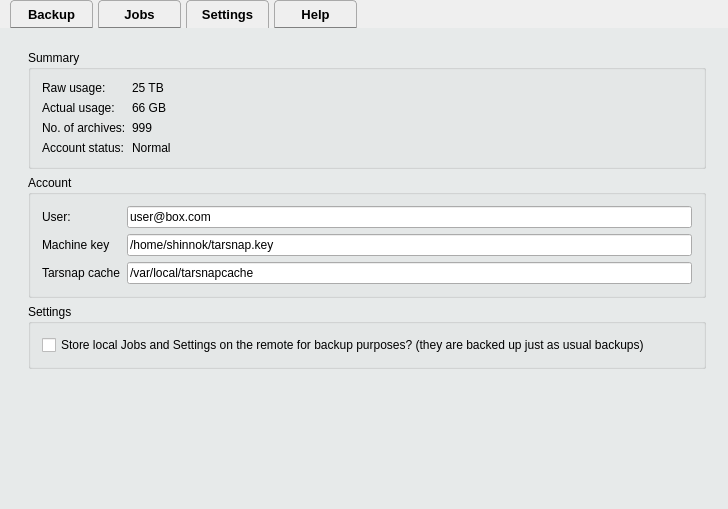
<?xml version="1.0" encoding="UTF-8"?>
<ui version="4.0">
 <class>MainWidget</class>
 <widget class="QWidget" name="MainWidget">
  <property name="geometry">
   <rect>
    <x>0</x>
    <y>0</y>
    <width>728</width>
    <height>509</height>
   </rect>
  </property>
  <property name="windowTitle">
   <string>MainWidget</string>
  </property>
  <property name="styleSheet">
   <string notr="true">#MainWidget {
	background-image: url(&quot;:/resources/light_toast.png&quot;);
}</string>
  </property>
  <layout class="QVBoxLayout" name="verticalLayout">
   <property name="spacing">
    <number>0</number>
   </property>
   <property name="leftMargin">
    <number>0</number>
   </property>
   <property name="topMargin">
    <number>0</number>
   </property>
   <property name="rightMargin">
    <number>0</number>
   </property>
   <property name="bottomMargin">
    <number>0</number>
   </property>
   <item>
    <widget class="QTabWidget" name="tabWidget">
     <property name="styleSheet">
      <string notr="true">QTabBar::tab {
    background: qlineargradient(x1: 0, y1: 0, x2: 0, y2: 1,
                                stop: 0 #E9F1F1, stop: 1.0 #B7CBCD);
    border: 1px solid darkgrey;
    border-bottom-color: grey;
    border-top-left-radius: 4px;
    border-top-right-radius: 4px;
    padding: 3px;
    min-width: 75px;
    min-height: 20px;
    font-size: 10pt;
    font-weight: bold;
    margin-left: 5px;
}

QTabBar::tab:selected {
  border-bottom: none;
}

QTabWidget::pane { /* The tab widget frame */
    border-top: none;
}

QTabWidget::tab-bar {
    left: 5px; /* move to the right by 5px */
}

QTabWidget::tab {
border-radius: 2px;
}

QTabWidget
{
border-radius: 2px;
}
</string>
     </property>
     <property name="currentIndex">
      <number>2</number>
     </property>
     <widget class="QWidget" name="tab">
      <property name="styleSheet">
       <string notr="true">#tab {
    background: rgba(198, 214, 215, 50);
}</string>
      </property>
      <attribute name="title">
       <string>Backup</string>
      </attribute>
      <layout class="QVBoxLayout" name="verticalLayout_2">
       <property name="spacing">
        <number>0</number>
       </property>
       <property name="leftMargin">
        <number>5</number>
       </property>
       <property name="topMargin">
        <number>5</number>
       </property>
       <property name="rightMargin">
        <number>5</number>
       </property>
       <property name="bottomMargin">
        <number>5</number>
       </property>
       <item>
        <widget class="QListWidget" name="listWidget">
         <property name="styleSheet">
          <string notr="true">#listWidget::item
{
min-height: 35px;
}
</string>
         </property>
         <property name="dragEnabled">
          <bool>true</bool>
         </property>
         <property name="alternatingRowColors">
          <bool>true</bool>
         </property>
         <property name="selectionMode">
          <enum>QAbstractItemView::MultiSelection</enum>
         </property>
         <property name="verticalScrollMode">
          <enum>QAbstractItemView::ScrollPerPixel</enum>
         </property>
         <property name="horizontalScrollMode">
          <enum>QAbstractItemView::ScrollPerPixel</enum>
         </property>
         <item>
          <property name="text">
           <string>/home/shinnok/</string>
          </property>
         </item>
         <item>
          <property name="text">
           <string>/usr/local/</string>
          </property>
         </item>
         <item>
          <property name="text">
           <string>/srv/stage/</string>
          </property>
         </item>
         <item>
          <property name="text">
           <string>/etc/</string>
          </property>
         </item>
         <item>
          <property name="text">
           <string>/var/mail/</string>
          </property>
         </item>
         <item>
          <property name="text">
           <string>/home/bob/student_grades.xslt</string>
          </property>
         </item>
         <item>
          <property name="text">
           <string/>
          </property>
         </item>
         <item>
          <property name="text">
           <string/>
          </property>
         </item>
         <item>
          <property name="text">
           <string>                               Drag and drop files and directories here to back up now. Alternatively you can browse for a path.</string>
          </property>
          <property name="background">
           <brush brushstyle="NoBrush">
            <color alpha="255">
             <red>0</red>
             <green>0</green>
             <blue>255</blue>
            </color>
           </brush>
          </property>
         </item>
        </widget>
       </item>
       <item>
        <widget class="QWidget" name="widget_2" native="true">
         <layout class="QHBoxLayout" name="horizontalLayout">
          <item>
           <widget class="QLineEdit" name="lineEdit">
            <property name="text">
             <string>my_ondemand_backup_10.12.2014</string>
            </property>
           </widget>
          </item>
          <item>
           <spacer name="horizontalSpacer">
            <property name="orientation">
             <enum>Qt::Horizontal</enum>
            </property>
            <property name="sizeHint" stdset="0">
             <size>
              <width>40</width>
              <height>20</height>
             </size>
            </property>
           </spacer>
          </item>
          <item>
           <widget class="QPushButton" name="pushButton">
            <property name="text">
             <string>Backup</string>
            </property>
           </widget>
          </item>
         </layout>
        </widget>
       </item>
      </layout>
     </widget>
     <widget class="QWidget" name="tab_4">
      <property name="styleSheet">
       <string notr="true">#tab_4 {
    background: rgba(198, 214, 215, 50);

}</string>
      </property>
      <attribute name="title">
       <string>Jobs</string>
      </attribute>
      <layout class="QVBoxLayout" name="verticalLayout_4">
       <item>
        <widget class="QToolBox" name="toolBox">
         <property name="styleSheet">
          <string notr="true">#toolBox{
background: transparent;
}</string>
         </property>
         <property name="currentIndex">
          <number>0</number>
         </property>
         <widget class="QWidget" name="page">
          <property name="geometry">
           <rect>
            <x>0</x>
            <y>0</y>
            <width>710</width>
            <height>382</height>
           </rect>
          </property>
          <property name="styleSheet">
           <string notr="true">#page {
background: #E3EBEC;
}</string>
          </property>
          <attribute name="label">
           <string>Users</string>
          </attribute>
          <layout class="QVBoxLayout" name="verticalLayout_5">
           <item>
            <widget class="QWidget" name="widget_3" native="true">
             <property name="styleSheet">
              <string notr="true"/>
             </property>
             <layout class="QHBoxLayout" name="horizontalLayout_2">
              <item>
               <widget class="QLabel" name="label_10">
                <property name="text">
                 <string>Last backup was on 02.12.2014.</string>
                </property>
               </widget>
              </item>
              <item>
               <spacer name="horizontalSpacer_2">
                <property name="orientation">
                 <enum>Qt::Horizontal</enum>
                </property>
                <property name="sizeHint" stdset="0">
                 <size>
                  <width>40</width>
                  <height>20</height>
                 </size>
                </property>
               </spacer>
              </item>
              <item>
               <widget class="QPushButton" name="pushButton_3">
                <property name="text">
                 <string>Show previous versions</string>
                </property>
               </widget>
              </item>
             </layout>
            </widget>
           </item>
           <item>
            <widget class="QTreeWidget" name="treeWidget">
             <property name="alternatingRowColors">
              <bool>true</bool>
             </property>
             <property name="rootIsDecorated">
              <bool>true</bool>
             </property>
             <column>
              <property name="text">
               <string>/</string>
              </property>
             </column>
             <item>
              <property name="text">
               <string>home/</string>
              </property>
              <item>
               <property name="text">
                <string>shinnok/</string>
               </property>
              </item>
              <item>
               <property name="text">
                <string>bob/work/</string>
               </property>
              </item>
              <item>
               <property name="text">
                <string>john/</string>
               </property>
              </item>
             </item>
            </widget>
           </item>
           <item>
            <widget class="QPushButton" name="pushButton_2">
             <property name="text">
              <string>Backup now</string>
             </property>
            </widget>
           </item>
          </layout>
         </widget>
         <widget class="QWidget" name="page_2">
          <property name="geometry">
           <rect>
            <x>0</x>
            <y>0</y>
            <width>710</width>
            <height>377</height>
           </rect>
          </property>
          <attribute name="label">
           <string>Stage Server</string>
          </attribute>
         </widget>
         <widget class="QWidget" name="page_3">
          <attribute name="label">
           <string>+ Add new job</string>
          </attribute>
         </widget>
        </widget>
       </item>
      </layout>
     </widget>
     <widget class="QWidget" name="tab_2">
      <property name="styleSheet">
       <string notr="true">#tab_2 {
    background: rgba(198, 214, 215, 50);

}</string>
      </property>
      <attribute name="title">
       <string>Settings</string>
      </attribute>
      <layout class="QVBoxLayout" name="verticalLayout_3">
       <item>
        <widget class="QWidget" name="widget" native="true">
         <layout class="QFormLayout" name="formLayout">
          <property name="fieldGrowthPolicy">
           <enum>QFormLayout::AllNonFixedFieldsGrow</enum>
          </property>
          <property name="labelAlignment">
           <set>Qt::AlignRight|Qt::AlignTrailing|Qt::AlignVCenter</set>
          </property>
          <property name="formAlignment">
           <set>Qt::AlignLeading|Qt::AlignLeft|Qt::AlignTop</set>
          </property>
          <item row="1" column="1">
           <widget class="QGroupBox" name="groupBox">
            <property name="title">
             <string>Summary</string>
            </property>
            <layout class="QFormLayout" name="formLayout_2">
             <item row="0" column="0">
              <widget class="QLabel" name="label_2">
               <property name="text">
                <string>Raw usage:</string>
               </property>
              </widget>
             </item>
             <item row="0" column="1">
              <widget class="QLabel" name="label_3">
               <property name="text">
                <string>25 TB</string>
               </property>
              </widget>
             </item>
             <item row="1" column="0">
              <widget class="QLabel" name="label_4">
               <property name="text">
                <string>Actual usage:</string>
               </property>
              </widget>
             </item>
             <item row="1" column="1">
              <widget class="QLabel" name="label_5">
               <property name="text">
                <string>66 GB</string>
               </property>
              </widget>
             </item>
             <item row="2" column="0">
              <widget class="QLabel" name="label_6">
               <property name="text">
                <string>No. of archives:</string>
               </property>
              </widget>
             </item>
             <item row="2" column="1">
              <widget class="QLabel" name="label_7">
               <property name="text">
                <string>999</string>
               </property>
              </widget>
             </item>
             <item row="3" column="0">
              <widget class="QLabel" name="label_8">
               <property name="text">
                <string>Account status:</string>
               </property>
              </widget>
             </item>
             <item row="3" column="1">
              <widget class="QLabel" name="label_9">
               <property name="text">
                <string>Normal</string>
               </property>
              </widget>
             </item>
            </layout>
           </widget>
          </item>
          <item row="2" column="1">
           <widget class="QGroupBox" name="groupBox_2">
            <property name="title">
             <string>Account</string>
            </property>
            <layout class="QFormLayout" name="formLayout_3">
             <property name="fieldGrowthPolicy">
              <enum>QFormLayout::AllNonFixedFieldsGrow</enum>
             </property>
             <item row="0" column="0">
              <widget class="QLabel" name="label">
               <property name="text">
                <string>User:</string>
               </property>
              </widget>
             </item>
             <item row="0" column="1">
              <widget class="QLineEdit" name="lineEdit_2">
               <property name="text">
                <string>user@box.com</string>
               </property>
              </widget>
             </item>
             <item row="2" column="0">
              <widget class="QLabel" name="label_11">
               <property name="text">
                <string>Machine key</string>
               </property>
              </widget>
             </item>
             <item row="2" column="1">
              <widget class="QLineEdit" name="lineEdit_3">
               <property name="text">
                <string>/home/shinnok/tarsnap.key</string>
               </property>
              </widget>
             </item>
             <item row="3" column="0">
              <widget class="QLabel" name="label_12">
               <property name="text">
                <string>Tarsnap cache</string>
               </property>
              </widget>
             </item>
             <item row="3" column="1">
              <widget class="QLineEdit" name="lineEdit_4">
               <property name="text">
                <string>/var/local/tarsnapcache</string>
               </property>
              </widget>
             </item>
            </layout>
           </widget>
          </item>
          <item row="3" column="1">
           <widget class="QGroupBox" name="groupBox_3">
            <property name="title">
             <string>Settings</string>
            </property>
            <layout class="QFormLayout" name="formLayout_4">
             <item row="0" column="0">
              <widget class="QCheckBox" name="checkBox">
               <property name="text">
                <string>Store local Jobs and Settings on the remote for backup purposes? (they are backed up just as usual backups)</string>
               </property>
              </widget>
             </item>
            </layout>
           </widget>
          </item>
         </layout>
        </widget>
       </item>
      </layout>
     </widget>
     <widget class="QWidget" name="tab_3">
      <property name="styleSheet">
       <string notr="true">#tab_3 {
    background: rgba(198, 214, 215, 50);
}</string>
      </property>
      <attribute name="title">
       <string>Help</string>
      </attribute>
      <layout class="QVBoxLayout" name="verticalLayout_6">
       <item>
        <widget class="QGroupBox" name="groupBox_4">
         <property name="title">
          <string>General help</string>
         </property>
         <layout class="QVBoxLayout" name="verticalLayout_7">
          <item>
           <widget class="QTextBrowser" name="textBrowser_2">
            <property name="html">
             <string>&lt;!DOCTYPE HTML PUBLIC &quot;-//W3C//DTD HTML 4.0//EN&quot; &quot;http://www.w3.org/TR/REC-html40/strict.dtd&quot;&gt;
&lt;html&gt;&lt;head&gt;&lt;meta name=&quot;qrichtext&quot; content=&quot;1&quot; /&gt;&lt;style type=&quot;text/css&quot;&gt;
p, li { white-space: pre-wrap; }
&lt;/style&gt;&lt;/head&gt;&lt;body style=&quot; font-family:'MS Shell Dlg 2'; font-size:8.25pt; font-weight:400; font-style:normal;&quot;&gt;
&lt;p style=&quot; margin-top:18px; margin-bottom:18px; margin-left:0px; margin-right:0px; -qt-block-indent:0; text-indent:0px; background-color:#f7f7ff;&quot;&gt;&lt;span style=&quot; font-family:'Droid Sans,sans-serif'; font-size:8pt; font-weight:600; color:#000000; background-color:#f7f7ff;&quot;&gt;How Tarsnap archives work&lt;/span&gt;&lt;/p&gt;
&lt;p style=&quot; margin-top:12px; margin-bottom:12px; margin-left:0px; margin-right:0px; -qt-block-indent:0; text-indent:0px; background-color:#f7f7ff;&quot;&gt;&lt;span style=&quot; font-family:'Droid Sans,sans-serif'; font-size:8pt; color:#000000; background-color:#f7f7ff;&quot;&gt;Unlike many backup systems, Tarsnap works with a concept of&lt;/span&gt;&lt;span style=&quot; font-family:'Droid Sans,sans-serif'; font-size:8pt; color:#000000;&quot;&gt; &lt;/span&gt;&lt;span style=&quot; font-family:'Droid Sans,sans-serif'; font-size:8pt; font-style:italic; color:#000000;&quot;&gt;immutable archives&lt;/span&gt;&lt;span style=&quot; font-family:'Droid Sans,sans-serif'; font-size:8pt; color:#000000;&quot;&gt;. Similar to backups stored on &lt;/span&gt;&lt;a href=&quot;http://en.wikipedia.org/wiki/Write_once_read_many&quot;&gt;&lt;span style=&quot; font-family:'Droid Sans,sans-serif'; font-size:8pt; text-decoration: underline; color:#0000ff;&quot;&gt;WORM drives&lt;/span&gt;&lt;/a&gt;&lt;span style=&quot; font-family:'Droid Sans,sans-serif'; font-size:8pt; color:#000000;&quot;&gt;, once a Tarsnap archive has been created, it cannot be modified; each archive is &lt;/span&gt;&lt;a href=&quot;https://www.tarsnap.com/crypto.html&quot;&gt;&lt;span style=&quot; font-family:'Droid Sans,sans-serif'; font-size:8pt; text-decoration: underline; color:#0000ff;&quot;&gt;cryptographically signed&lt;/span&gt;&lt;/a&gt;&lt;span style=&quot; font-family:'Droid Sans,sans-serif'; font-size:8pt; color:#000000;&quot;&gt; to ensure that it cannot be silently modified. For obvious reasons, this also means that archives cannot be &lt;/span&gt;&lt;span style=&quot; font-family:'Droid Sans,sans-serif'; font-size:8pt; font-style:italic; color:#000000;&quot;&gt;overwritten&lt;/span&gt;&lt;span style=&quot; font-family:'Droid Sans,sans-serif'; font-size:8pt; color:#000000;&quot;&gt;; each archive must be created with a new name.&lt;/span&gt;&lt;/p&gt;
&lt;p style=&quot; margin-top:12px; margin-bottom:12px; margin-left:0px; margin-right:0px; -qt-block-indent:0; text-indent:0px; background-color:#f7f7ff;&quot;&gt;&lt;span style=&quot; font-family:'Droid Sans,sans-serif'; font-size:8pt; color:#000000; background-color:#f7f7ff;&quot;&gt;Tarsnap also makes creating new archives very fast: Because Tarsnap&lt;/span&gt;&lt;span style=&quot; font-family:'Droid Sans,sans-serif'; font-size:8pt; color:#000000;&quot;&gt; &lt;/span&gt;&lt;a href=&quot;https://www.tarsnap.com/efficiency.html&quot;&gt;&lt;span style=&quot; font-family:'Droid Sans,sans-serif'; font-size:8pt; text-decoration: underline; color:#0000ff;&quot;&gt;deduplicates&lt;/span&gt;&lt;/a&gt;&lt;span style=&quot; font-family:'Droid Sans,sans-serif'; font-size:8pt; color:#000000;&quot;&gt; archives against data stored in previous archives, if you have an archive already stored with a previous version of the data you're placing into a new archive, Tarsnap will automatically recognize the duplicated data and only upload the new blocks. Similarly, when you delete an archive, Tarsnap figures out which data was &lt;/span&gt;&lt;span style=&quot; font-family:'Droid Sans,sans-serif'; font-size:8pt; font-style:italic; color:#000000;&quot;&gt;only&lt;/span&gt;&lt;span style=&quot; font-family:'Droid Sans,sans-serif'; font-size:8pt; color:#000000;&quot;&gt; in that archive, and deletes it, while leaving behind any data which is still needed by other archives.&lt;/span&gt;&lt;/p&gt;
&lt;p style=&quot; margin-top:12px; margin-bottom:12px; margin-left:0px; margin-right:0px; -qt-block-indent:0; text-indent:0px; background-color:#f7f7ff;&quot;&gt;&lt;span style=&quot; font-family:'Droid Sans,sans-serif'; font-size:8pt; color:#000000; background-color:#f7f7ff;&quot;&gt;In short, to use Tarsnap you should start by forgetting everything you know about managing backups. If you want a backup of your data every day, then just ask Tarsnap to create a backup of your data every day.&lt;/span&gt;&lt;/p&gt;
&lt;p style=&quot; margin-top:37px; margin-bottom:18px; margin-left:0px; margin-right:0px; -qt-block-indent:0; text-indent:0px; background-color:#f7f7ff;&quot;&gt;&lt;span style=&quot; font-family:'Droid Sans,sans-serif'; font-size:8pt; font-weight:600; color:#000000; background-color:#f7f7ff;&quot;&gt;Tarsnap command line&lt;/span&gt;&lt;/p&gt;
&lt;p style=&quot; margin-top:12px; margin-bottom:12px; margin-left:0px; margin-right:0px; -qt-block-indent:0; text-indent:0px; background-color:#f7f7ff;&quot;&gt;&lt;span style=&quot; font-family:'Droid Sans,sans-serif'; font-size:8pt; color:#000000; background-color:#f7f7ff;&quot;&gt;The examples here assume that you are using a Tarsnap configuration file including&lt;/span&gt;&lt;span style=&quot; font-family:'Droid Sans,sans-serif'; font-size:8pt; color:#000000;&quot;&gt; &lt;/span&gt;&lt;span style=&quot; font-family:'Courier New,courier'; font-size:8pt; color:#000000;&quot;&gt;keyfile&lt;/span&gt;&lt;span style=&quot; font-family:'Droid Sans,sans-serif'; font-size:8pt; color:#000000;&quot;&gt; and &lt;/span&gt;&lt;span style=&quot; font-family:'Courier New,courier'; font-size:8pt; color:#000000;&quot;&gt;cachedir&lt;/span&gt;&lt;span style=&quot; font-family:'Droid Sans,sans-serif'; font-size:8pt; color:#000000;&quot;&gt; directives. The sample configuration file provided with Tarsnap specifies these (the default keyfile location is &lt;/span&gt;&lt;span style=&quot; font-family:'Courier New,courier'; font-size:8pt; color:#000000;&quot;&gt;/root/tarsnap.key&lt;/span&gt;&lt;span style=&quot; font-family:'Droid Sans,sans-serif'; font-size:8pt; color:#000000;&quot;&gt;, and the default cache directory location is &lt;/span&gt;&lt;span style=&quot; font-family:'Courier New,courier'; font-size:8pt; color:#000000;&quot;&gt;/usr/local/tarsnap-cache&lt;/span&gt;&lt;span style=&quot; font-family:'Droid Sans,sans-serif'; font-size:8pt; color:#000000;&quot;&gt;).&lt;/span&gt;&lt;/p&gt;
&lt;p style=&quot; margin-top:8px; margin-bottom:0px; margin-left:0px; margin-right:0px; -qt-block-indent:0; text-indent:0px; background-color:#f7f7ff;&quot;&gt;&lt;span style=&quot; font-family:'Droid Sans,sans-serif'; font-size:8pt; color:#000000;&quot;&gt;Create an archive named &amp;quot;mybackup&amp;quot; containing &lt;/span&gt;&lt;span style=&quot; font-family:'Courier New,courier'; font-size:8pt; color:#000000;&quot;&gt;/usr/home&lt;/span&gt;&lt;span style=&quot; font-family:'Droid Sans,sans-serif'; font-size:8pt; color:#000000;&quot;&gt; and &lt;/span&gt;&lt;span style=&quot; font-family:'Courier New,courier'; font-size:8pt; color:#000000;&quot;&gt;/other/stuff&lt;/span&gt;&lt;span style=&quot; font-family:'Droid Sans,sans-serif'; font-size:8pt; color:#000000;&quot;&gt;:&lt;/span&gt;&lt;/p&gt;
&lt;p style=&quot; margin-top:0px; margin-bottom:0px; margin-left:30px; margin-right:0px; -qt-block-indent:0; text-indent:0px;&quot;&gt;&lt;span style=&quot; font-family:'Courier New,courier'; font-size:8pt; color:#000000;&quot;&gt;tarsnap -c -f mybackup /usr/home /other/stuff&lt;/span&gt;&lt;/p&gt;
&lt;p style=&quot; margin-top:7px; margin-bottom:0px; margin-left:0px; margin-right:0px; -qt-block-indent:0; text-indent:0px;&quot;&gt;&lt;span style=&quot; font-family:'Droid Sans,sans-serif'; font-size:8pt; color:#000000;&quot;&gt;Create another archive a day later from the same directories; this will be much faster because Tarsnap will recognize and avoid uploading data which was stored previously:&lt;/span&gt;&lt;/p&gt;
&lt;p style=&quot; margin-top:0px; margin-bottom:0px; margin-left:30px; margin-right:0px; -qt-block-indent:0; text-indent:0px;&quot;&gt;&lt;span style=&quot; font-family:'Courier New,courier'; font-size:8pt; color:#000000;&quot;&gt;tarsnap -c -f anotherbackup /usr/home /other/stuff&lt;/span&gt;&lt;/p&gt;
&lt;p style=&quot; margin-top:7px; margin-bottom:0px; margin-left:0px; margin-right:0px; -qt-block-indent:0; text-indent:0px;&quot;&gt;&lt;span style=&quot; font-family:'Droid Sans,sans-serif'; font-size:8pt; color:#000000;&quot;&gt;List all the archives which have been stored:&lt;/span&gt;&lt;/p&gt;
&lt;p style=&quot; margin-top:0px; margin-bottom:0px; margin-left:30px; margin-right:0px; -qt-block-indent:0; text-indent:0px;&quot;&gt;&lt;span style=&quot; font-family:'Courier New,courier'; font-size:8pt; color:#000000;&quot;&gt;tarsnap --list-archives&lt;/span&gt;&lt;/p&gt;
&lt;p style=&quot; margin-top:7px; margin-bottom:0px; margin-left:0px; margin-right:0px; -qt-block-indent:0; text-indent:0px;&quot;&gt;&lt;span style=&quot; font-family:'Droid Sans,sans-serif'; font-size:8pt; color:#000000;&quot;&gt;Delete the first archive, leaving the second archive intact:&lt;/span&gt;&lt;/p&gt;
&lt;p style=&quot; margin-top:0px; margin-bottom:0px; margin-left:30px; margin-right:0px; -qt-block-indent:0; text-indent:0px;&quot;&gt;&lt;span style=&quot; font-family:'Courier New,courier'; font-size:8pt; color:#000000;&quot;&gt;tarsnap -d -f mybackup&lt;/span&gt;&lt;/p&gt;
&lt;p style=&quot; margin-top:7px; margin-bottom:0px; margin-left:0px; margin-right:0px; -qt-block-indent:0; text-indent:0px;&quot;&gt;&lt;span style=&quot; font-family:'Droid Sans,sans-serif'; font-size:8pt; color:#000000;&quot;&gt;List the files in the &amp;quot;anotherbackup&amp;quot; archive&lt;/span&gt;&lt;/p&gt;
&lt;p style=&quot; margin-top:0px; margin-bottom:0px; margin-left:30px; margin-right:0px; -qt-block-indent:0; text-indent:0px;&quot;&gt;&lt;span style=&quot; font-family:'Courier New,courier'; font-size:8pt; color:#000000;&quot;&gt;tarsnap -tv -f anotherbackup&lt;/span&gt;&lt;/p&gt;
&lt;p style=&quot; margin-top:7px; margin-bottom:0px; margin-left:0px; margin-right:0px; -qt-block-indent:0; text-indent:0px;&quot;&gt;&lt;span style=&quot; font-family:'Droid Sans,sans-serif'; font-size:8pt; color:#000000;&quot;&gt;Restore two users' home directories&lt;/span&gt;&lt;/p&gt;
&lt;p style=&quot; margin-top:0px; margin-bottom:8px; margin-left:30px; margin-right:0px; -qt-block-indent:0; text-indent:0px;&quot;&gt;&lt;span style=&quot; font-family:'Courier New,courier'; font-size:8pt; color:#000000;&quot;&gt;tarsnap -x -f anotherbackup usr/home/auser usr/home/anotheruser&lt;/span&gt;&lt;/p&gt;
&lt;p style=&quot; margin-top:37px; margin-bottom:18px; margin-left:0px; margin-right:0px; -qt-block-indent:0; text-indent:0px; background-color:#f7f7ff;&quot;&gt;&lt;span style=&quot; font-family:'Droid Sans,sans-serif'; font-size:8pt; font-weight:600; color:#000000; background-color:#f7f7ff;&quot;&gt;Tarsnap cache directory&lt;/span&gt;&lt;/p&gt;
&lt;p style=&quot; margin-top:12px; margin-bottom:12px; margin-left:0px; margin-right:0px; -qt-block-indent:0; text-indent:0px; background-color:#f7f7ff;&quot;&gt;&lt;span style=&quot; font-family:'Droid Sans,sans-serif'; font-size:8pt; color:#000000; background-color:#f7f7ff;&quot;&gt;The&lt;/span&gt;&lt;span style=&quot; font-family:'Droid Sans,sans-serif'; font-size:8pt; color:#000000;&quot;&gt; &lt;/span&gt;&lt;span style=&quot; font-family:'Courier New,courier'; font-size:8pt; color:#000000;&quot;&gt;tarsnap -c&lt;/span&gt;&lt;span style=&quot; font-family:'Droid Sans,sans-serif'; font-size:8pt; color:#000000;&quot;&gt; and &lt;/span&gt;&lt;span style=&quot; font-family:'Courier New,courier'; font-size:8pt; color:#000000;&quot;&gt;tarsnap -d&lt;/span&gt;&lt;span style=&quot; font-family:'Droid Sans,sans-serif'; font-size:8pt; color:#000000;&quot;&gt; (archive creating and deleting) operations use a &amp;quot;cache directory&amp;quot; which allows Tarsnap to identify which blocks of data have been previously stored; this directory is specified via the &lt;/span&gt;&lt;span style=&quot; font-family:'Courier New,courier'; font-size:8pt; color:#000000;&quot;&gt;cachedir&lt;/span&gt;&lt;span style=&quot; font-family:'Droid Sans,sans-serif'; font-size:8pt; color:#000000;&quot;&gt; directive in the Tarsnap configuration file or via the &lt;/span&gt;&lt;span style=&quot; font-family:'Courier New,courier'; font-size:8pt; color:#000000;&quot;&gt;--cachedir&lt;/span&gt;&lt;span style=&quot; font-family:'Droid Sans,sans-serif'; font-size:8pt; color:#000000;&quot;&gt; option to Tarsnap. If the cache directory is lost or out of date, the &lt;/span&gt;&lt;span style=&quot; font-family:'Courier New,courier'; font-size:8pt; color:#000000;&quot;&gt;tarsnap -c&lt;/span&gt;&lt;span style=&quot; font-family:'Droid Sans,sans-serif'; font-size:8pt; color:#000000;&quot;&gt; and &lt;/span&gt;&lt;span style=&quot; font-family:'Courier New,courier'; font-size:8pt; color:#000000;&quot;&gt;tarsnap -d&lt;/span&gt;&lt;span style=&quot; font-family:'Droid Sans,sans-serif'; font-size:8pt; color:#000000;&quot;&gt; operations will exit with an error message instructing you to run &lt;/span&gt;&lt;span style=&quot; font-family:'Courier New,courier'; font-size:8pt; color:#000000;&quot;&gt;tarsnap --fsck&lt;/span&gt;&lt;span style=&quot; font-family:'Droid Sans,sans-serif'; font-size:8pt; color:#000000;&quot;&gt; to regenerate the cache directory.&lt;/span&gt;&lt;/p&gt;&lt;/body&gt;&lt;/html&gt;</string>
            </property>
           </widget>
          </item>
         </layout>
        </widget>
       </item>
       <item>
        <widget class="QGroupBox" name="groupBox_5">
         <property name="title">
          <string>Command log</string>
         </property>
         <layout class="QVBoxLayout" name="verticalLayout_8">
          <item>
           <widget class="QPlainTextEdit" name="plainTextEdit">
            <property name="plainText">
             <string>tarsnap -c -f mybackup /usr/home /other/stuff

tarsnap -c -f anotherbackup /usr/home /other/stuff

tarsnap -c -f anotherbackup /usr/home /other/stuff

tarsnap -c -f anotherbackup /usr/home /other/stuff

tarsnap -c -f anotherbackup /usr/home /other/stuff

tarsnap -x -f anotherbackup usr/home/auser usr/home/anotheruser

</string>
            </property>
           </widget>
          </item>
         </layout>
        </widget>
       </item>
      </layout>
     </widget>
    </widget>
   </item>
  </layout>
 </widget>
 <layoutdefault spacing="6" margin="11"/>
 <resources/>
 <connections/>
</ui>
